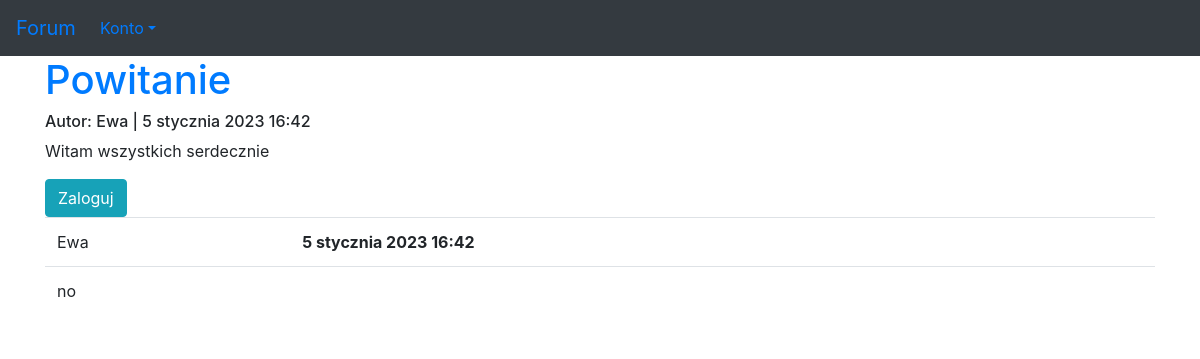
The app's page /13, older data.
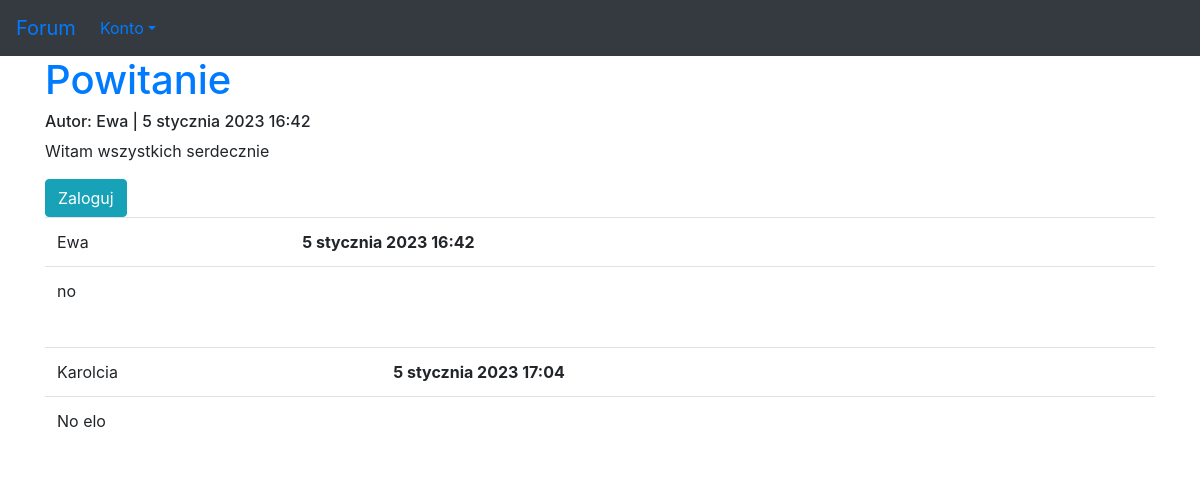
The same page, newer data.
### forum/models.py (models this page shows, shortened)
class Answer(models.Model):
    post = models.ForeignKey(Post, on_delete=models.CASCADE, related_name='answers')
    author = models.ForeignKey(User, on_delete=models.CASCADE)
    text = models.TextField()
    published_date = models.DateTimeField(default=timezone.now)

### forum/views.py (the view)
# urls.py: path('<int:pk>', views.post_detail, name='post'),
def post_detail(request, pk):
    post = get_object_or_404(Post, pk=pk)
    return render(request, 'forum/post.html', {'post': post})

### forum/templates/forum/post.html (shortened to what this page needs)
{% extends 'szablon.html' %}
{% block naglowek %}
        <a href="{% url 'forum:post' pk=post.pk %}">{{ post.title }}</a>
        <h6>Autor: {{ post.author }} | {{ post.published_date }}</h6>
        <p>{{ post.description|linebreaksbr }}</p>
{% endblock naglowek %}
{% block tresc %}
        {% if user.is_authenticated %}
            <a class="btn btn-default" href="{% url 'forum:add_answer' pk=post.pk %}">Dodaj komentarz</a>
        {% else %}
            <a href="{% url 'users:loguj' %}" class="btn btn-info" role="button">Zaloguj</a>
        {% endif %}
        {% for answer in post.answers.all %}
            <table class="table">
            <tr class="info">
            <td>{{ answer.author }}</td>
            <td><strong>{{ answer.published_date }}</strong></td>
            </tr>
            <tr class="info">
            <td colspan="2">{{ answer.text|linebreaks }}</td>
            </tr></table>
            {% empty %}
            <p>Brak komentarzy :(</p>
        {% endfor %}
{% endblock tresc %}

Row changes from the older to the newer data that the page shows:
added Answer: author "Karolcia", published_date "5 stycznia 2023 17:04", text "No elo"
